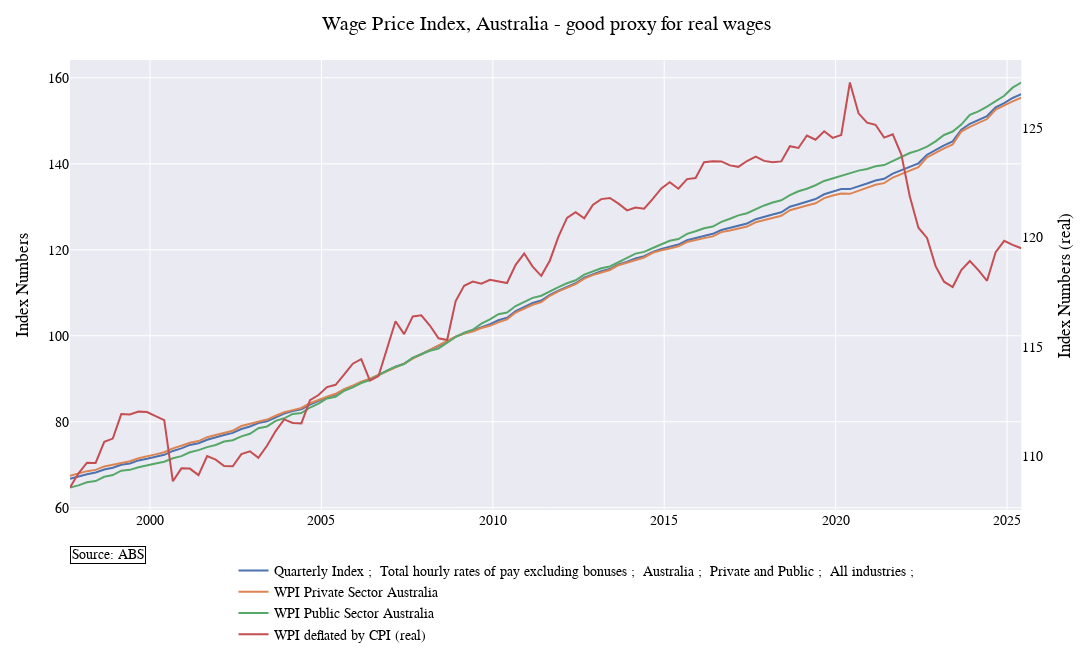

The notebook cell this image was saved under:
### Code cell
# Option A: specify figsize (in inches) and dpi -> Plotly width/height = inches * dpi
fagur = watchlist.plot_watchlist(["A2603609J", 'A2603039T', 'A2603989W'], [], 
                        plot_title = "Wage Price Index, Australia - good proxy for real wages", 
                        other_series={"right": [wpi_real]}, 
                        #x_start_date="2000-01-01",
                        left_axis_title = "Index Numbers",
                        right_axis_title = "Index Numbers (real)"         # converts to 1000x600 pixels
)
fagur.show()

# Option B: specify explicit pixel size (overrides figsize)
# watchlist.plot_watchlist(..., width=1200, height=700, margin=custom_margin)
